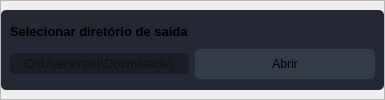
                     <widget class="QFrame" name="frame_home_holding_2">
                      <property name="styleSheet">
                       <string notr="true"/>
                      </property>
                      <property name="frameShape">
                       <enum>QFrame::StyledPanel</enum>
                      </property>
                      <property name="frameShadow">
                       <enum>QFrame::Raised</enum>
                      </property>
                      <layout class="QHBoxLayout" name="horizontalLayout_16">
                       <property name="spacing">
                        <number>0</number>
                       </property>
                       <property name="leftMargin">
                        <number>0</number>
                       </property>
                       <property name="topMargin">
                        <number>0</number>
                       </property>
                       <property name="rightMargin">
                        <number>0</number>
                       </property>
                       <property name="bottomMargin">
                        <number>0</number>
                       </property>
                       <item>
                        <widget class="QFrame" name="frame_home_children_2">
                         <property name="minimumSize">
                          <size>
                           <width>0</width>
                           <height>80</height>
                          </size>
                         </property>
                         <property name="maximumSize">
                          <size>
                           <width>850</width>
                           <height>80</height>
                          </size>
                         </property>
                         <property name="styleSheet">
                          <string notr="true">background-color: rgb(36, 40, 51);
border-radius: 5px;
</string>
                         </property>
                         <property name="frameShape">
                          <enum>QFrame::StyledPanel</enum>
                         </property>
                         <property name="frameShadow">
                          <enum>QFrame::Raised</enum>
                         </property>
                         <layout class="QGridLayout" name="gridLayout_4">
                          <item row="0" column="0">
                           <widget class="QLabel" name="label_outputdir">
                            <property name="maximumSize">
                             <size>
                              <width>16777215</width>
                              <height>22</height>
                             </size>
                            </property>
                            <property name="font">
                             <font>
                              <family>Segoe UI</family>
                              <pointsize>10</pointsize>
                              <weight>75</weight>
                              <bold>true</bold>
                             </font>
                            </property>
                            <property name="styleSheet">
                             <string notr="true"/>
                            </property>
                            <property name="text">
                             <string>Selecionar diretório de saída</string>
                            </property>
                           </widget>
                          </item>
                          <item row="1" column="0" alignment="Qt::AlignVCenter">
                           <widget class="QLineEdit" name="lineEdit_outputdir">
                            <property name="maximumSize">
                             <size>
                              <width>686</width>
                              <height>16777215</height>
                             </size>
                            </property>
                            <property name="font">
                             <font>
                              <pointsize>10</pointsize>
                             </font>
                            </property>
                            <property name="styleSheet">
                             <string notr="true">QLineEdit {
	background-color: rgb(27, 29, 35);
	border-radius: 5px;
	border: 2px solid rgb(27, 29, 35);
	padding-left: 10px;
}
QLineEdit:hover {
	border: 2px solid rgb(64, 71, 88);
}
QLineEdit:focus {
	border: 2px solid rgb(91, 101, 124);
}</string>
                            </property>
                            <property name="placeholderText">
                             <string>C:\Users\root\Downloads\</string>
                            </property>
                           </widget>
                          </item>
                          <item row="1" column="1">
                           <widget class="QPushButton" name="pushButton_open_dir">
                            <property name="minimumSize">
                             <size>
                              <width>180</width>
                              <height>30</height>
                             </size>
                            </property>
                            <property name="maximumSize">
                             <size>
                              <width>180</width>
                              <height>30</height>
                             </size>
                            </property>
                            <property name="styleSheet">
                             <string notr="true">QPushButton {
	border: 2px solid rgb(52, 59, 72);
	border-radius: 5px;	
	background-color: rgb(52, 59, 72);
}
QPushButton:hover {
	background-color: rgb(57, 65, 80);
	border: 2px solid rgb(61, 70, 86);
}
QPushButton:pressed {	
	background-color: rgb(35, 40, 49);
	border: 2px solid rgb(43, 50, 61);
}</string>
                            </property>
                            <property name="text">
                             <string>Abrir</string>
                            </property>
                            <property name="icon">
                             <iconset resource="../Simple_PySide_Base/files.qrc">
                              <normaloff>:/16x16/icons/16x16/cil-folder.png</normaloff>:/16x16/icons/16x16/cil-folder.png</iconset>
                            </property>
                           </widget>
                          </item>
                         </layout>
                        </widget>
                       </item>
                      </layout>
                     </widget>
